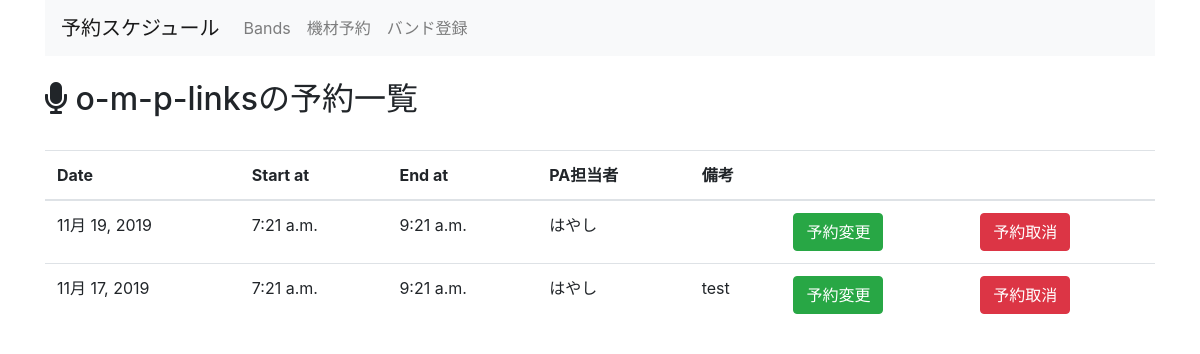
The page /equipment_management/schedule_by_band/10 on the database as committed earlier.
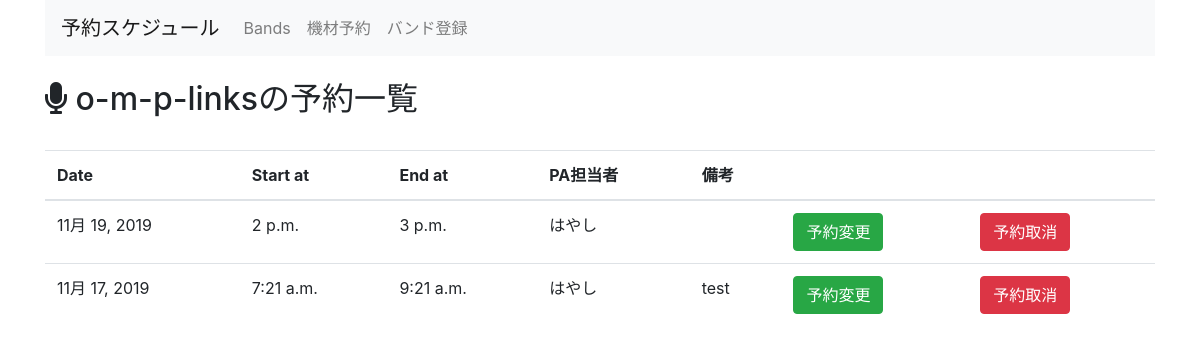
The same page on the database as committed later.
### equipment_management/models.py (models this page shows, shortened)
class Schedule(models.Model):
  band_id = models.ForeignKey(Band, on_delete=models.CASCADE)
  pa_name = models.CharField(max_length=255, verbose_name='PA担当者名')
  active_date = models.DateField(default=timezone.now)
  start_at = models.TimeField(default=timezone.now)
  end_at = models.TimeField(default=two_hours_hence)
  text = models.TextField(blank=True, verbose_name='備考欄')
  created_at = models.DateTimeField(auto_now_add=True)
  updated_at = models.DateTimeField(auto_now=True)

### equipment_management/views.py (the view)
# urls.py: path('schedule_by_band/<int:pk>', views.schedule_by_band, name='schedule_by_band'),
def schedule_by_band(request, pk):
  band_name = Band.objects.get(pk=pk)
  context ={
      'band_name' : band_name,
      'schedules' : Schedule.objects.filter(band_id=band_name).order_by('-active_date'),
  }
  return render(request, 'equipment_management/schedule_by_band.html', context)

### equipment_management/models.py (called while the page is built)
  def __str__(self):
      return self.band_name

### equipment_management/templates/equipment_management/schedule_by_band.html
{% extends 'equipment_management/base.html' %}
{% block content %}
<br>
<h2><i class="fas fa-microphone"></i> {{ band_name }}の予約一覧</h2>
<br>
<table class="table">
  <thead>
    <tr>
      <th>Date</th>
      <th>Start at</th>
      <th>End at</th>
      <th>PA担当者</th>
      <th>備考</th>
      <th></th>
      <th></th>
    </tr>
  </thead>
  <tbody>
    {% for schedule in schedules %}
    <tr>
      <td>{{ schedule.active_date }}</td>
      <td>{{ schedule.start_at }}</td>
      <td>{{ schedule.end_at }}</a></td>
      <td>{{ schedule.pa_name }}</td>
      <td>{{ schedule.text }}</td>
      <td>
        <a href="{% url 'equipment:update_schedule' schedule.pk %}">
          <button type="button" class="btn btn-success">予約変更</button>
        </a>
      </td>
      <td>
        <a href="{% url 'equipment:delete_schedule' schedule.pk %}">
          <button type="button" class="btn btn-danger">予約取消</button>
        </a>
      </td>
    </tr>
  {% endfor %}
  </tbody>
</table>
{% endblock %}

Rows that differ between the two databases and show on the page:
changed Schedule (number 1 of 2 on the later page): start_at "7:21 a.m." → "2 p.m."; end_at "9:21 a.m." → "3 p.m."
